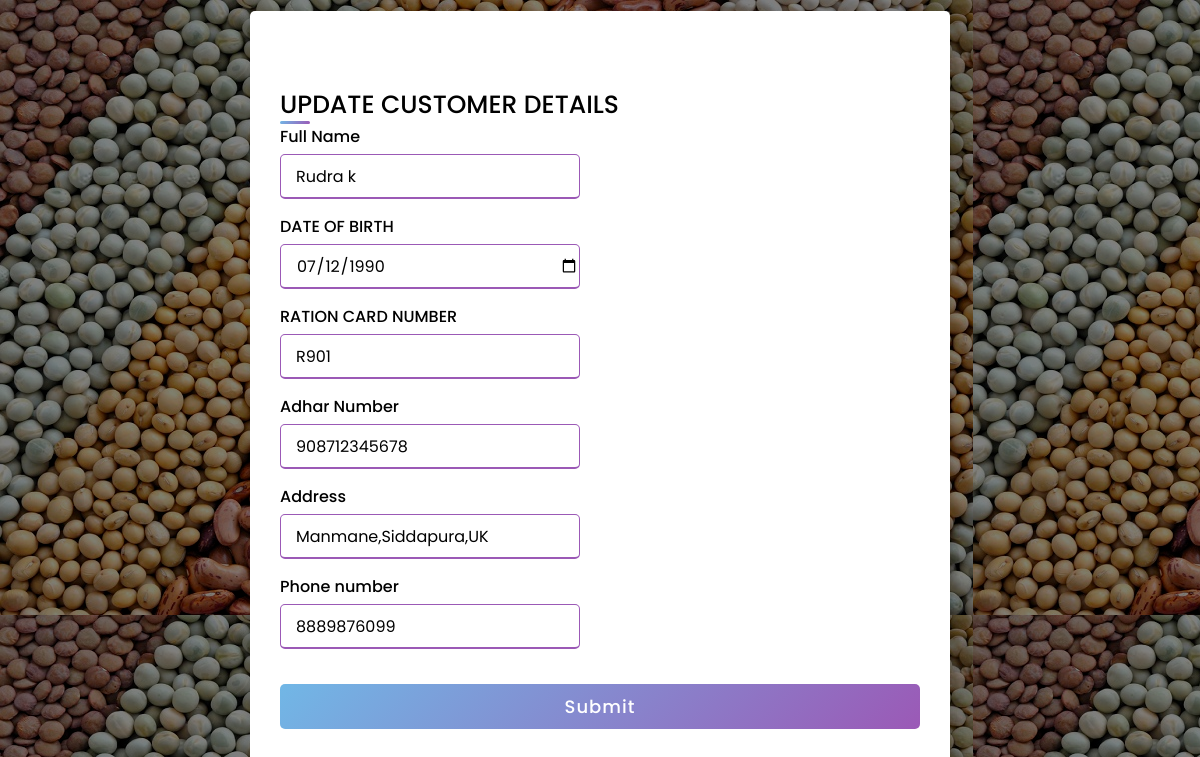
The page /updated.php?SN=5 on the database its author committed.
### tables this page shows
CREATE TABLE `customer` (
  `SN` int(11) NOT NULL,
  `FULL_NAME` varchar(255) NOT NULL,
  `DATE_OF_BIRTH` date NOT NULL,
  `RATION_CARD_NO` varchar(20) NOT NULL,
  `ADHAR_NUMBER` varchar(30) NOT NULL,
  `ADDRESS` varchar(255) NOT NULL,
  `PHONE_NUMBER` varchar(10) NOT NULL,
  `PASSWORD` varchar(30) NOT NULL
);

### updated.php (the view, shortened to what this page needs)
<?php
require 'connection.php';
$SN=$_GET['SN'];
  $query= "SELECT * FROM customer WHERE SN='$SN'";
  $result = mysqli_query($conn, $query);
   $data = mysqli_fetch_assoc($result);
?>
<!DOCTYPE html>
<html lang="en" dir="ltr">
  <head>
    <link rel="stylesheet" href="styleforreg.css">
   </head>
<body>
  <div class="container">
    <form action="#" method="POST">
      <br>
      <br>
    <div class="title">UPDATE CUSTOMER DETAILS</div>
    <div class="content">
        <div class="user-details">
          <div class="input-box">
            <span class="details">Full Name</span>
            <input type="text" value="<?php echo $data['FULL_NAME']; ?>" name="fname" required>
          </div>
          <div class="input-box">
            <span class="details">DATE OF BIRTH</span>
            <input type="date" value="<?php echo $data['DATE_OF_BIRTH']; ?>" name="bdate" required>
          </div>
          <div class="input-box">
            <span class="details">RATION CARD NUMBER</span>
            <input type="text" value="<?php echo $data['RATION_CARD_NO']; ?>" name="rcard" required>
          </div>
          <div class="input-box">
            <span class="details">Adhar Number</span>
            <input type="text" value="<?php echo $data['ADHAR_NUMBER']; ?>" name="adhar" required>
          </div>
          <div class="input-box">
            <span class="details">Address</span>
            <input type="text" value="<?php echo $data['ADDRESS']; ?> " name="addr" required>
          </div>
          <div class="input-box">
            <span class="details">Phone number</span>
            <input type="text" value="<?php echo $data['PHONE_NUMBER']; ?>" name="phone" required>
          </div>
        <div class="button">
          <input type="submit"  name="submit">
        </div>
    </div>
    </form>
  </div>
</body>
</html>

### styleforreg.css (style rules this page uses)
* { margin: 0; padding: 0; box-sizing: border-box; font-family: 'Poppins',sans-serif; }
body { height: 100vh; display: flex; justify-content: center; align-items: center; padding: 10px; background: linear-gradient(to top, rgba(0,0,0,0.5)50%,rgba(0,0,0,0.5)50%), url(SIDE-IMAGE-190507130828832.jpg); }
.container { max-width: 700px; width: 100%; background-color: #fff; padding: 25px 30px; border-radius: 5px; box-shadow: 0 5px 10px rgba(0,0,0,0.15); }
.container .title { font-size: 25px; font-weight: 500; position: relative; }
.container .title::before { content: ""; position: absolute; left: 0; bottom: 0; height: 3px; width: 30px; border-radius: 5px; background: linear-gradient(135deg, #71b7e6, #9b59b6); }
form .user-details .input-box { margin-bottom: 15px; width: calc(100% / 2 - 20px); }
form .input-box span.details { display: block; font-weight: 500; margin-bottom: 5px; }
.user-details .input-box input { height: 45px; width: 100%; outline: none; font-size: 16px; border-radius: 5px; padding-left: 15px; border: 1px solid #ccc; border-bottom-width: 2px; transition: all 0.3s ease; }
.user-details .input-box input:focus, .user-details .input-box input:valid { border-color: #9b59b6; }
form .button { height: 45px; margin: 35px 0 }
form .button input { height: 100%; width: 100%; border-radius: 5px; border: none; color: #fff; font-size: 18px; font-weight: 500; letter-spacing: 1px; cursor: pointer; transition: all 0.3s ease; background: linear-gradient(135deg, #71b7e6, #9b59b6); }

### rows shown on the page
customer: fname "Rudra k", bdate "07/12/1990", rcard "R901", adhar "908712345678", addr "Manmane,Siddapura,UK", phone "8889876099"
